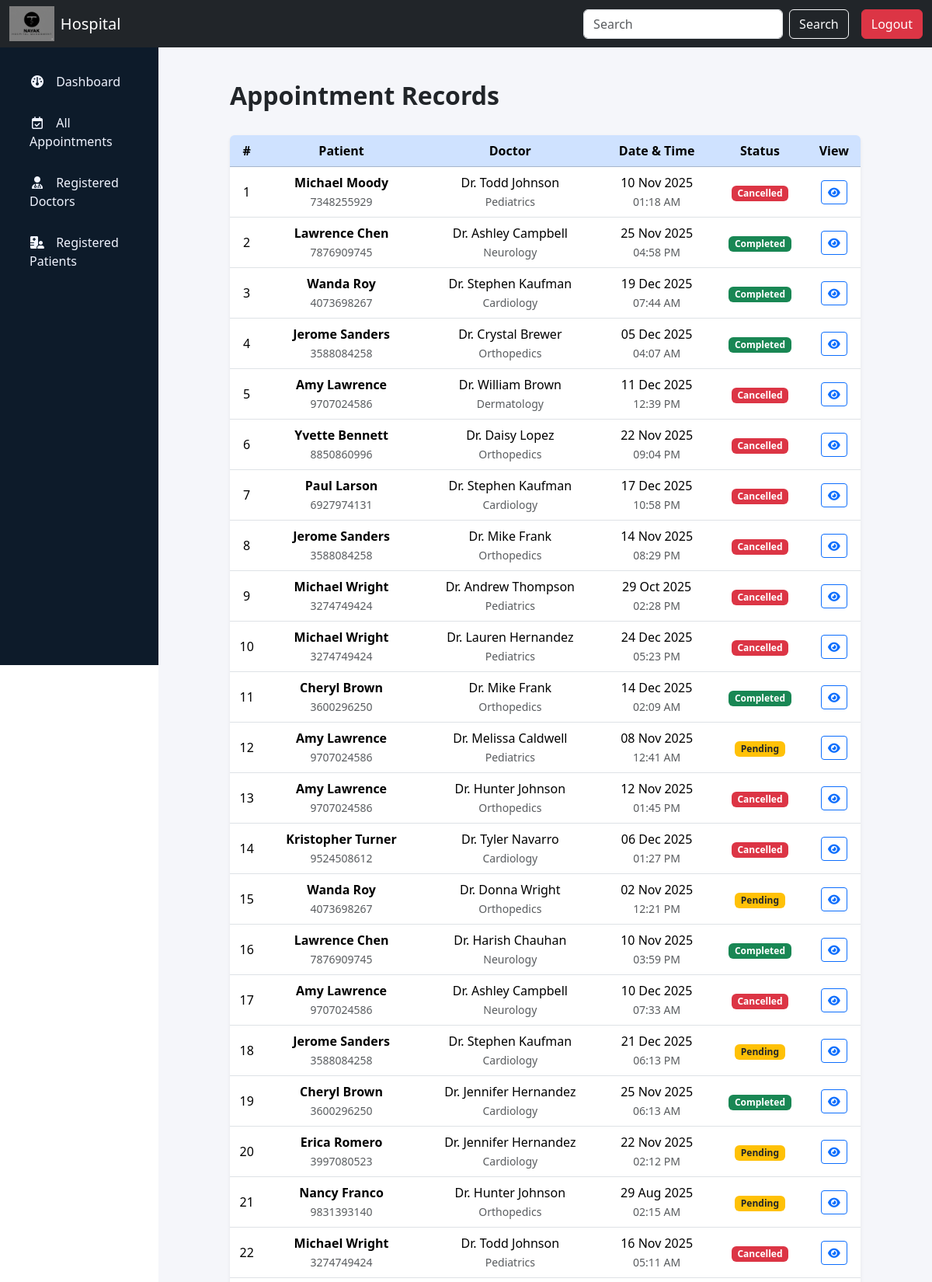
Page /admin/appointment (signed in, upper part) on the committed database.
### app.py (models this page shows, shortened)
class Appointments(db.Model):
    appointment_id = db.Column(db.Integer, primary_key=True)
    patient_id = db.Column(db.Integer, db.ForeignKey('patients.patient_id', ondelete='CASCADE'), nullable=False)
    doctor_id = db.Column(db.Integer, db.ForeignKey('doctors.doctor_id', ondelete='CASCADE'), nullable=False)
    appointment_datetime = db.Column(db.DateTime, nullable=False)
    status = db.Column(db.String(20), nullable=False, default="pending")
    reason_for_visit = db.Column(db.String(500))
    date_created = db.Column(db.DateTime, default=datetime.utcnow)
    treatments = db.relationship(
        "Treatments",
        backref="appointment",
        cascade="all, delete-orphan"
    )
    patient = db.relationship('Patients', backref='appointments', lazy=True)
    doctor = db.relationship('Doctors', backref='appointments', lazy=True)

class Users(db.Model):
    user_id = db.Column(db.Integer, primary_key=True)
    username = db.Column(db.String(100), nullable=False)
    email = db.Column(db.String(100), nullable=False, unique=True)
    password = db.Column(db.String(200), nullable=False)
    role = db.Column(db.String(100), nullable=False, default='patient')
    fname = db.Column(db.String(100))
    lname = db.Column(db.String(100))
    phone = db.Column(db.String(15))
    address = db.Column(db.String(100))
    is_active = db.Column(db.Boolean, nullable=False, default=True)
    date_created = db.Column(db.DateTime, default=datetime.utcnow)
    patient_profile = db.relationship('Patients', backref='user', lazy=True, uselist=False)
    doctor_profile = db.relationship('Doctors', backref='user', lazy=True, uselist=False)

class Departments(db.Model):
    department_id = db.Column(db.Integer, primary_key=True)
    department_name = db.Column(db.String(100), nullable=False, unique=True)
    description = db.Column(db.String(300))
    doctors = db.relationship('Doctors', backref='department', lazy=True)

### app.py (the view)
@app.route("/admin/appointment")
def admin_appointment():
    if session.get('role') != 'admin':
        return redirect(url_for('login'))
    appointment = Appointments.query.all()
    return render_template("admin_appointment.html", appointments=appointment)

### templates/admin_appointment.html (shortened to what this page needs)
{% extends "base_admin.html" %}
{% block content %}
<div class="container mt-4">
    <div class="d-flex justify-content-between align-items-center mb-4">
        <h2 class="fw-semibold">Appointment Records</h2>
    </div>
    <div class="table-responsive shadow-sm rounded">
        <table class="table table-hover align-middle text-center mb-0">
            <thead class="table-primary fw-semibold">
                <tr>
                    <th>#</th>
                    <th>Patient</th>
                    <th>Doctor</th>
                    <th>Date & Time</th>
                    <th>Status</th>
                    <th>View</th>
                </tr>
            </thead>
            <tbody>
                {% for appointment in appointments %}
                <tr>
                    <td>{{ loop.index }}</td>
                    <td>
                        <div class="fw-semibold">
                            {{ appointment.patient.user.fname }} {{ appointment.patient.user.lname }}
                        </div>
                        <small class="text-muted">
                            {{ appointment.patient.user.phone }}
                        </small>
                    </td>
                    <td>
                        Dr. {{ appointment.doctor.user.fname }} {{ appointment.doctor.user.lname }}
                        <br>
                        <small class="text-muted">
                            {{ appointment.doctor.department.department_name }}
                        </small>
                    </td>
                    <td>
                        {{ appointment.appointment_datetime.strftime("%d %b %Y") }}
                        <br>
                        <small class="text-muted">
                            {{ appointment.appointment_datetime.strftime("%I:%M %p") }}
                        </small>
                    </td>
                    <td>
                        {% if appointment.status == "Completed" %}
                        <span class="badge bg-success">{{ appointment.status }}</span>
                        {% elif appointment.status == "Cancelled" %}
                        <span class="badge bg-danger">{{ appointment.status }}</span>
                        {% else %}
                        <span class="badge bg-warning text-dark">{{ appointment.status }}</span>
                        {% endif %}
                    </td>
                    <td>
                        <a href="{{ url_for('admin_appointment', appointment_id=appointment.appointment_id) }}"
                           class="btn btn-sm btn-outline-primary">
                            <i class="fa-solid fa-eye"></i>
                        </a>
                    </td>
                </tr>
                {% else %}
                <tr>
                    <td colspan="6" class="text-muted py-4">
                        No appointments found.
                    </td>
                </tr>
                {% endfor %}
            </tbody>
        </table>
    </div>
</div>
{% endblock %}

### static/css/style.css (style rules this page uses)
html, body { overflow-x: hidden; width: 100%; }
body { margin: 0; padding: 0; }
body { margin-top: 70px; }

### rows in the picture
Appointments: patient.user.fname "Michael", patient.user.lname "Moody", patient.user.phone "7348255929", doctor.user.fname "Todd", doctor.user.lname "Johnson", doctor.department.department_name "Pediatrics", appointment_datetime "10 Nov 2025", appointment_datetime "01:18 AM", status "Cancelled"
Appointments: patient.user.fname "Lawrence", patient.user.lname "Chen", patient.user.phone "7876909745", doctor.user.fname "Ashley", doctor.user.lname "Campbell", doctor.department.department_name "Neurology", appointment_datetime "25 Nov 2025", appointment_datetime "04:58 PM", status "Completed"
Appointments: patient.user.fname "Wanda", patient.user.lname "Roy", patient.user.phone "4073698267", doctor.user.fname "Stephen", doctor.user.lname "Kaufman", doctor.department.department_name "Cardiology", appointment_datetime "19 Dec 2025", appointment_datetime "07:44 AM", status "Completed"
Appointments: patient.user.fname "Jerome", patient.user.lname "Sanders", patient.user.phone "3588084258", doctor.user.fname "Crystal", doctor.user.lname "Brewer", doctor.department.department_name "Orthopedics", appointment_datetime "05 Dec 2025", appointment_datetime "04:07 AM", status "Completed"
Appointments: patient.user.fname "Amy", patient.user.lname "Lawrence", patient.user.phone "9707024586", doctor.user.fname "William", doctor.user.lname "Brown", doctor.department.department_name "Dermatology", appointment_datetime "11 Dec 2025", appointment_datetime "12:39 PM", status "Cancelled"
Appointments: patient.user.fname "Yvette", patient.user.lname "Bennett", patient.user.phone "8850860996", doctor.user.fname "Daisy", doctor.user.lname "Lopez", doctor.department.department_name "Orthopedics", appointment_datetime "22 Nov 2025", appointment_datetime "09:04 PM", status "Cancelled"
Appointments: patient.user.fname "Paul", patient.user.lname "Larson", patient.user.phone "6927974131", doctor.user.fname "Stephen", doctor.user.lname "Kaufman", doctor.department.department_name "Cardiology", appointment_datetime "17 Dec 2025", appointment_datetime "10:58 PM", status "Cancelled"
Appointments: patient.user.fname "Jerome", patient.user.lname "Sanders", patient.user.phone "3588084258", doctor.user.fname "Mike", doctor.user.lname "Frank", doctor.department.department_name "Orthopedics", appointment_datetime "14 Nov 2025", appointment_datetime "08:29 PM", status "Cancelled"
Appointments: patient.user.fname "Michael", patient.user.lname "Wright", patient.user.phone "3274749424", doctor.user.fname "Andrew", doctor.user.lname "Thompson", doctor.department.department_name "Pediatrics", appointment_datetime "29 Oct 2025", appointment_datetime "02:28 PM", status "Cancelled"
Appointments: patient.user.fname "Michael", patient.user.lname "Wright", patient.user.phone "3274749424", doctor.user.fname "Lauren", doctor.user.lname "Hernandez", doctor.department.department_name "Pediatrics", appointment_datetime "24 Dec 2025", appointment_datetime "05:23 PM", status "Cancelled"
Appointments: patient.user.fname "Cheryl", patient.user.lname "Brown", patient.user.phone "3600296250", doctor.user.fname "Mike", doctor.user.lname "Frank", doctor.department.department_name "Orthopedics", appointment_datetime "14 Dec 2025", appointment_datetime "02:09 AM", status "Completed"
Appointments: patient.user.fname "Amy", patient.user.lname "Lawrence", patient.user.phone "9707024586", doctor.user.fname "Melissa", doctor.user.lname "Caldwell", doctor.department.department_name "Pediatrics", appointment_datetime "08 Nov 2025", appointment_datetime "12:41 AM", status "Pending"
Appointments: patient.user.fname "Amy", patient.user.lname "Lawrence", patient.user.phone "9707024586", doctor.user.fname "Hunter", doctor.user.lname "Johnson", doctor.department.department_name "Orthopedics", appointment_datetime "12 Nov 2025", appointment_datetime "01:45 PM", status "Cancelled"
Appointments: patient.user.fname "Kristopher", patient.user.lname "Turner", patient.user.phone "9524508612", doctor.user.fname "Tyler", doctor.user.lname "Navarro", doctor.department.department_name "Cardiology", appointment_datetime "06 Dec 2025", appointment_datetime "01:27 PM", status "Cancelled"
Appointments: patient.user.fname "Wanda", patient.user.lname "Roy", patient.user.phone "4073698267", doctor.user.fname "Donna", doctor.user.lname "Wright", doctor.department.department_name "Orthopedics", appointment_datetime "02 Nov 2025", appointment_datetime "12:21 PM", status "Pending"
Appointments: patient.user.fname "Lawrence", patient.user.lname "Chen", patient.user.phone "7876909745", doctor.user.fname "Harish", doctor.user.lname "Chauhan", doctor.department.department_name "Neurology", appointment_datetime "10 Nov 2025", appointment_datetime "03:59 PM", status "Completed"
Appointments: patient.user.fname "Amy", patient.user.lname "Lawrence", patient.user.phone "9707024586", doctor.user.fname "Ashley", doctor.user.lname "Campbell", doctor.department.department_name "Neurology", appointment_datetime "10 Dec 2025", appointment_datetime "07:33 AM", status "Cancelled"
Appointments: patient.user.fname "Jerome", patient.user.lname "Sanders", patient.user.phone "3588084258", doctor.user.fname "Stephen", doctor.user.lname "Kaufman", doctor.department.department_name "Cardiology", appointment_datetime "21 Dec 2025", appointment_datetime "06:13 PM", status "Pending"
Appointments: patient.user.fname "Cheryl", patient.user.lname "Brown", patient.user.phone "3600296250", doctor.user.fname "Jennifer", doctor.user.lname "Hernandez", doctor.department.department_name "Cardiology", appointment_datetime "25 Nov 2025", appointment_datetime "06:13 AM", status "Completed"
Appointments: patient.user.fname "Erica", patient.user.lname "Romero", patient.user.phone "3997080523", doctor.user.fname "Jennifer", doctor.user.lname "Hernandez", doctor.department.department_name "Cardiology", appointment_datetime "22 Nov 2025", appointment_datetime "02:12 PM", status "Pending"
Appointments: patient.user.fname "Nancy", patient.user.lname "Franco", patient.user.phone "9831393140", doctor.user.fname "Hunter", doctor.user.lname "Johnson", doctor.department.department_name "Orthopedics", appointment_datetime "29 Aug 2025", appointment_datetime "02:15 AM", status "Pending"
Appointments: patient.user.fname "Michael", patient.user.lname "Wright", patient.user.phone "3274749424", doctor.user.fname "Todd", doctor.user.lname "Johnson", doctor.department.department_name "Pediatrics", appointment_datetime "16 Nov 2025", appointment_datetime "05:11 AM", status "Cancelled"
